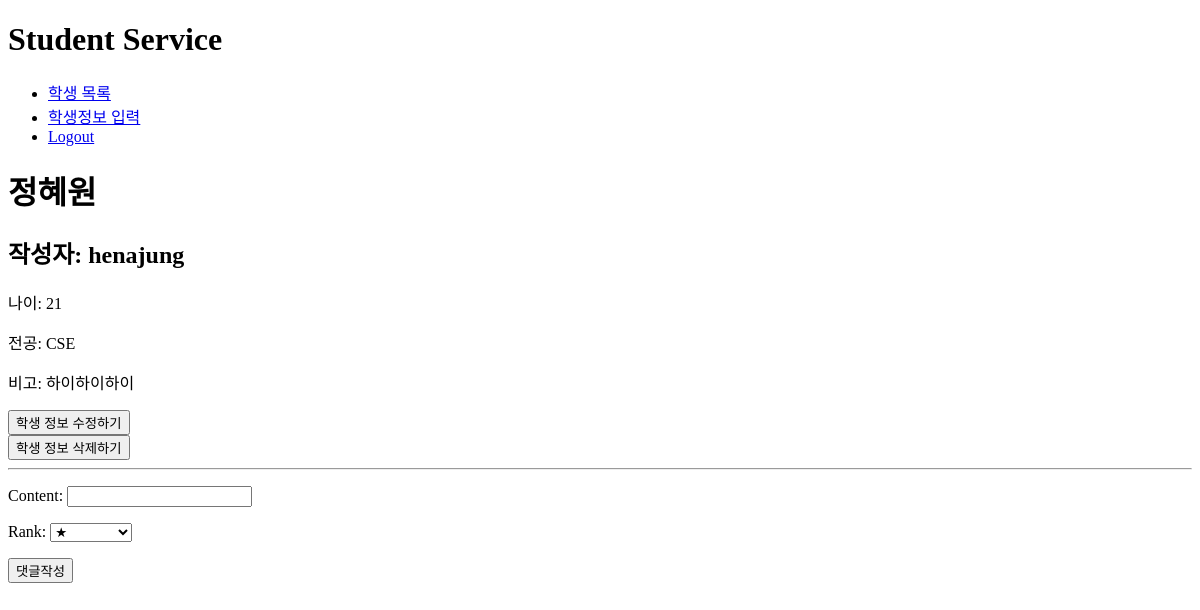
The page /univ/1/ (signed in) on the database as committed earlier.
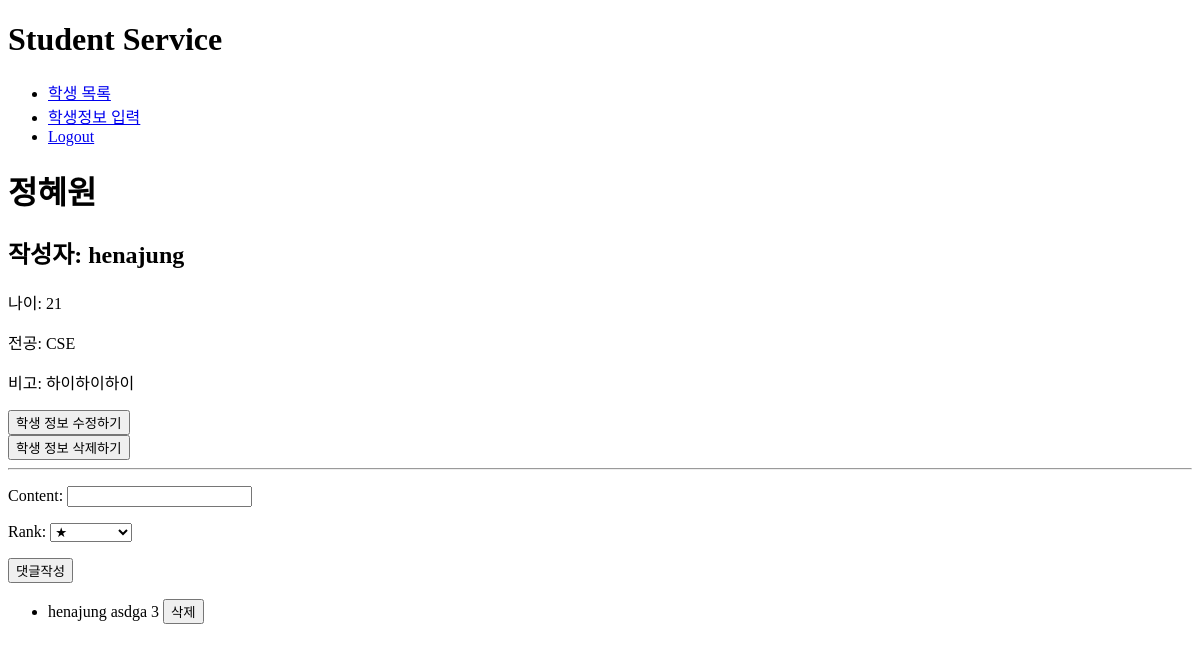
The same page on the database as committed later.
### crud/models.py (models this page shows)
class Student(models.Model):
    user = models.ForeignKey(settings.AUTH_USER_MODEL, on_delete=models.CASCADE)
    name = models.CharField(max_length=100)
    age = models.IntegerField()
    major = models.CharField(max_length=10)
    description = models.TextField()
    created_at = models.DateTimeField(auto_now_add=True, null=True)
    updated_at = models.DateTimeField(auto_now=True)

class Reply(models.Model):
    user = models.ForeignKey(settings.AUTH_USER_MODEL, on_delete=models.CASCADE)
    student = models.ForeignKey(Student, on_delete=models.CASCADE)
    content = models.CharField(max_length=200)
    rank = models.IntegerField()

### crud/views.py (the view)
# urls.py: path('<int:pk>/', views.detail, name='detail'),
@require_safe
def detail(request, pk):
    student = get_object_or_404(Student, pk=pk)
    form_reply = ReplyForm()
    return render(request, 'crud/detail.html', {
        'student': student,
        'form_reply': form_reply,
    })

### crud/forms.py
class ReplyForm(forms.ModelForm):
    CHOICES = [
        (1, '★'),
        (2, '★★'),
        (3, '★★★'),
        (4, '★★★★'),
        (5, '★★★★★'),
    ]
    rank = forms.ChoiceField(
        widget=forms.Select(),
        choices=CHOICES
    )
    class Meta:
        model = Reply
        fields = ('content', 'rank',)

### crud/templates/crud/detail.html (shortened to what this page needs)
{% extends "base.html" %}
{% block content %}
<h1>{{ student.name }}</h1>
<h2>작성자: {{ student.user }}</h2>
<p>나이: {{ student.age }}</p>
<p>전공: {{ student.major }}</p>
<p>비고: {{ student.description }}</p>
{% if request.user == student.user %}
<div>
    <a href="{% url "crud:update" student.pk %}">
        <button>학생 정보 수정하기</button>
    </a>
</div>
<div>
    <form action="{% url "crud:delete" student.pk %}" method='POST'>
        <button onclick="alert('{{ student.name }} 학생 정보를 삭제하시겠습니까?')">학생 정보 삭제하기</button>
    </form>
</div>
{% endif %}
<hr>
{% include "crud/detail_reply.html" %}
{% endblock content %}

### templates/base.html (shortened to what this page needs)
<!DOCTYPE html>
<html lang="en">
<head>
</head>
<body>
    <h1>Student Service</h1>
    <nav>
        <ul>
            <li>
                <a href="{% url "crud:index" %}">학생 목록</a>
            </li>
            {% if not request.user.is_authenticated %}
            <li>
                <a href="{% url "accounts:login" %}">Login</a>
            </li>
            <li>
                <a href="{% url "accounts:signup" %}">Signup</a>
            </li>
            {% else %}
            <li>
                <a href="{% url "crud:create" %}">학생정보 입력</a>
            </li>
            <li>
                <a href="{% url "accounts:logout" %}">Logout</a>
            </li>
            {% endif %}
        </ul>
    </nav>
    {% block content %}
    {% endblock content %}
</body>
</html>

### crud/templates/crud/detail_reply.html (shortened to what this page needs)
{% if request.user.is_authenticated %}
<form action="{% url "crud:reply_create" student.pk %}" method="POST">
  {{ form_reply.as_p }}
  <button>댓글작성</button>
</form>
{% endif %}
<div>
  <ul>
  {% for reply in student.reply_set.all %}
    <li>
      {{ reply.user }}  {{ reply.content }}  {{ reply.rank }}
      {% if request.user == reply.user %}
      <form action="{% url "crud:reply_delete" student.pk reply.pk %}" method="POST" style="display: inline-block;">
        <button onclick="return confirm('댓글 삭제?')">삭제</button>
      </form>
      {% endif %}
    </li>
  {% endfor %}
  </ul>
</div>

Rows that differ between the two databases and show on the page:
added Reply: user "henajung", content "asdga", rank "3", shows "삭제"
